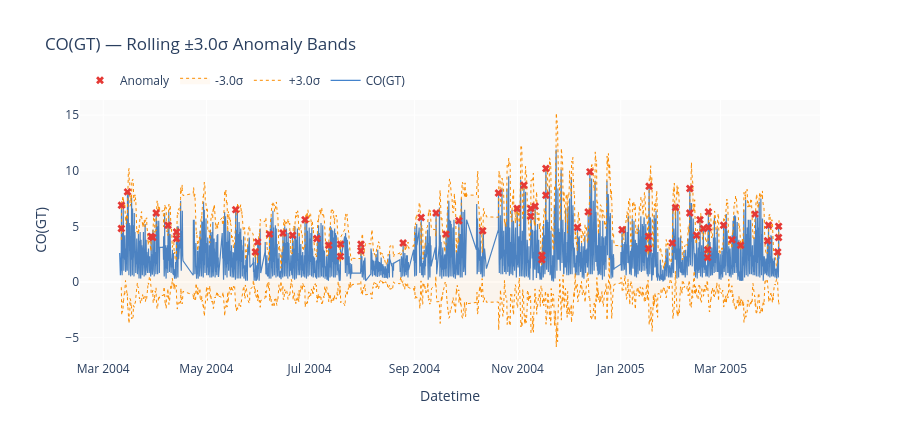

This figure's notebook cell:
### Markdown cell above
### Stage 4 — Anomaly detection with rolling z-scores

### Code cell
from pipeline import detect_anomalies, plot_anomaly_chart
from config import IOT_CONFIG

sensor = "CO(GT)"
series = df[sensor].dropna()

roll_mean, roll_std, z_score, anomalies = detect_anomalies(
    series,
    window=IOT_CONFIG["window"],
    threshold=IOT_CONFIG["threshold"],
)

print(f"Total readings:  {len(series):,}")
print(f"Anomalies found: {len(anomalies):,} "
      f"({len(anomalies)/len(series)*100:.2f}%)")

fig = plot_anomaly_chart(
    series, roll_mean, roll_std, anomalies,
    threshold=IOT_CONFIG["threshold"],
    sensor=sensor
)

# Save the anomaly chart
fig.write_html("../outputs/plotly_anomaly_chart.html")
fig.write_image("../outputs/plotly_anomaly_chart.png", scale=2)

fig.show()

### Figure 1 — Plotly figure (JSON) as saved in the notebook; plotly's stock layout.template omitted (floating-point values rounded to 4 significant figures; data arrays with more than 128 entries replaced by an {"elided": "..."} marker saying what was removed)
{"data": [{"line": {"color": "#1565C0", "width": 1.2}, "name": "CO(GT)", "opacity": 0.8, "type": "scatter", "x": {"elided": "7936 str values"}, "y": {"elided": "7936 float values"}}, {"line": {"color": "#FB8C00", "dash": "dot", "width": 1}, "name": "+3.0σ", "type": "scatter", "x": {"elided": "7936 str values"}, "y": {"elided": "7936 float values"}}, {"fill": "tonexty", "fillcolor": "rgba(251,140,0,0.05)", "line": {"color": "#FB8C00", "dash": "dot", "width": 1}, "name": "-3.0σ", "type": "scatter", "x": {"elided": "7936 str values"}, "y": {"elided": "7936 float values"}}, {"marker": {"color": "#E53935", "size": 7, "symbol": "x"}, "mode": "markers", "name": "Anomaly", "type": "scatter", "x": ["2004-03-11T18:00:00", "2004-03-11T19:00:00", "2004-03-15T09:00:00", "2004-03-29T08:00:00", "2004-03-30T08:00:00", "2004-04-01T08:00:00", "2004-04-08T08:00:00", "2004-04-13T07:00:00", "2004-04-13T08:00:00", "2004-05-18T08:00:00", "2004-05-29T23:00:00", "2004-05-31T08:00:00", "2004-06-07T08:00:00", "2004-06-15T07:00:00", "2004-06-20T23:00:00", "2004-06-28T08:00:00", "2004-07-05T08:00:00", "2004-07-12T07:00:00", "2004-07-19T07:00:00", "2004-07-19T08:00:00", "2004-07-31T09:00:00", "2004-07-31T10:00:00", "2004-08-25T08:00:00", "2004-09-05T00:00:00", "2004-09-13T19:00:00", "2004-09-19T17:00:00", "2004-09-27T07:00:00", "2004-10-11T09:00:00", "2004-10-20T17:00:00", "2004-10-31T18:00:00", "2004-11-04T18:00:00", "2004-11-08T18:00:00", "2004-11-08T19:00:00", "2004-11-11T09:00:00", "2004-11-15T08:00:00", "2004-11-15T09:00:00", "2004-11-17T17:00:00", "2004-11-17T18:00:00", "2004-12-06T09:00:00", "2004-12-12T18:00:00", "2004-12-13T18:00:00", "2005-01-01T18:00:00", "2005-01-17T08:00:00", "2005-01-17T09:00:00", "2005-01-17T18:00:00", "2005-01-31T10:00:00", "2005-02-02T09:00:00", "2005-02-10T19:00:00", "2005-02-10T20:00:00", "2005-02-14T19:00:00", "2005-02-16T20:00:00", "2005-02-18T20:00:00", "2005-02-21T08:00:00", "2005-02-21T09:00:00", "2005-02-21T19:00:00", "2005-02-21T20:00:00", "2005-03-02T19:00:00", "2005-03-07T19:00:00", "2005-03-12T21:00:00", "2005-03-21T09:00:00", "2005-03-28T19:00:00", "2005-03-29T08:00:00", "2005-04-03T19:00:00", "2005-04-04T07:00:00", "2005-04-04T08:00:00"], "y": [4.8, 6.9, 8.1, 4.1, 4.0, 6.2, 5.1, 3.9, 4.5, 6.5, 2.7, 3.6, 4.3, 4.4, 4.2, 5.6, 3.9, 3.3, 2.3, 3.4, 2.8, 3.4, 3.5, 5.8, 6.2, 4.3, 5.5, 4.6, 8.0, 6.6, 8.7, 5.9, 6.6, 6.8, 2.0, 2.4, 7.8, 10.2, 4.9, 6.3, 9.9, 4.7, 3.0, 4.1, 8.6, 3.5, 6.7, 6.2, 8.4, 4.2, 5.6, 4.8, 2.2, 2.9, 4.9, 6.3, 5.1, 3.8, 3.3, 6.1, 3.7, 5.1, 2.7, 4.0, 5.0]}], "layout": {"height": 440, "legend": {"orientation": "h", "y": 1.02, "yanchor": "bottom"}, "plot_bgcolor": "#FAFAFA", "title": {"text": "CO(GT) — Rolling ±3.0σ Anomaly Bands"}, "xaxis": {"title": {"text": "Datetime"}}, "yaxis": {"title": {"text": "CO(GT)"}}}}
